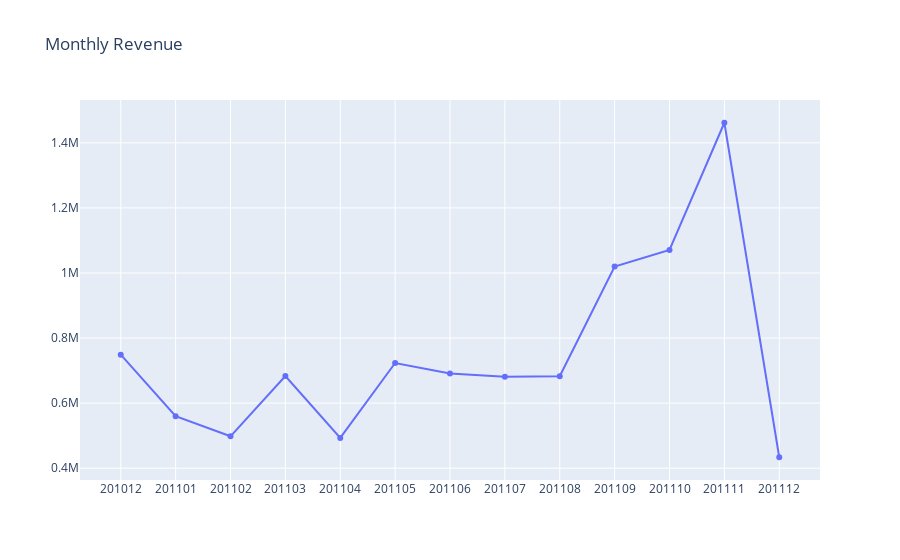

The code cell stored with this chart in its notebook:
### Code cell
#plot for monthly revenue
plot_data= [go.Scatter( x= df_revenue['InvoiceYearMonth'],
                        y= df_revenue['Revenue'])
           ]

plot_layout= go.Layout(xaxis = {"type":"category"},
                      title ='Monthly Revenue')

fig = go.Figure(data=plot_data, 
                layout=plot_layout)

py_off.iplot(fig)

### Figure 1 — Plotly figure (JSON) as saved in the notebook; plotly's stock layout.template omitted (floating-point values rounded to 4 significant figures)
{"data": [{"type": "scatter", "x": [201012, 201101, 201102, 201103, 201104, 201105, 201106, 201107, 201108, 201109, 201110, 201111, 201112], "y": [749000.0, 560000.0, 498100.0, 683300.0, 493200.0, 723300.0, 691100.0, 681300.0, 682700.0, 1020000.0, 1071000.0, 1462000.0, 433700.0]}], "layout": {"title": {"text": "Monthly Revenue"}, "xaxis": {"type": "category"}}}
